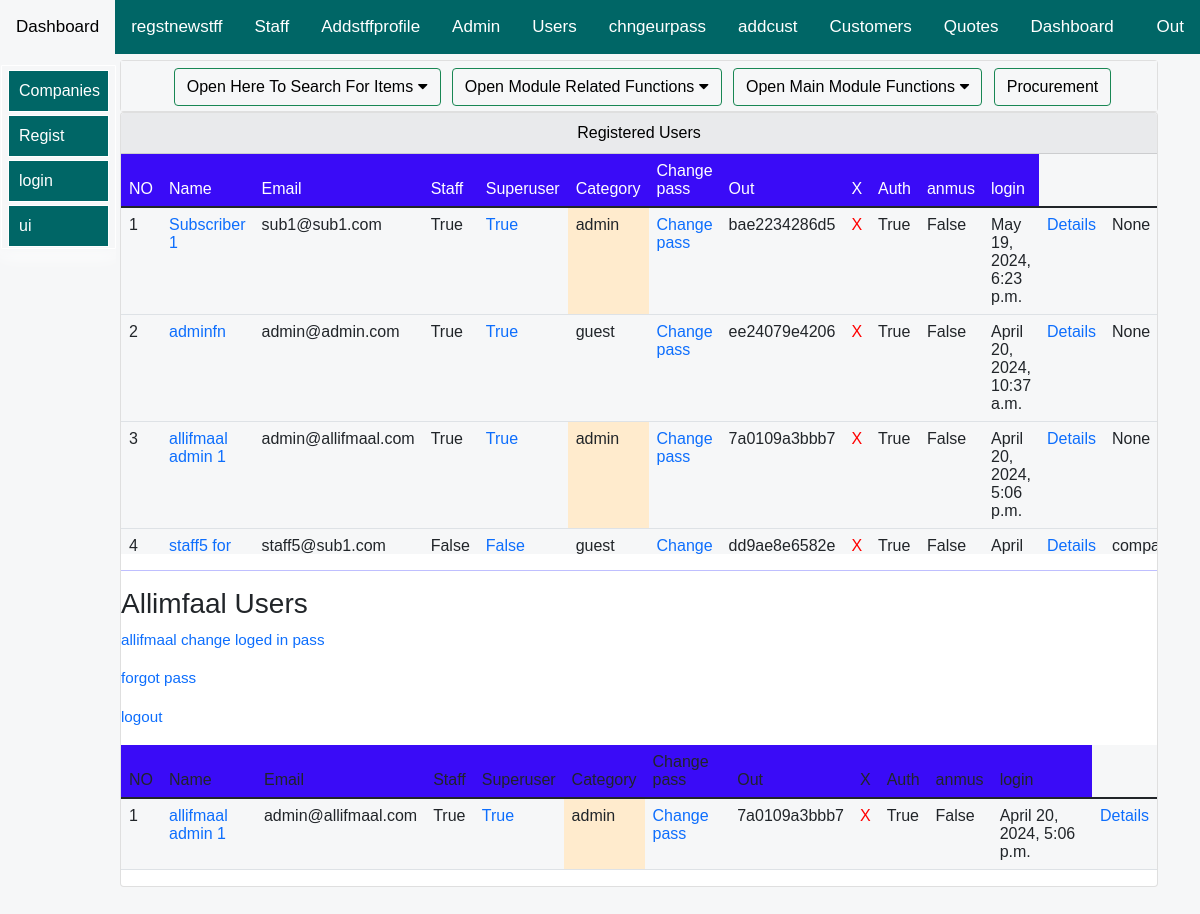
/allifmaal-erp/subscriptions/Registered/System/Users/ (signed in), run on an earlier commit of the app's database.
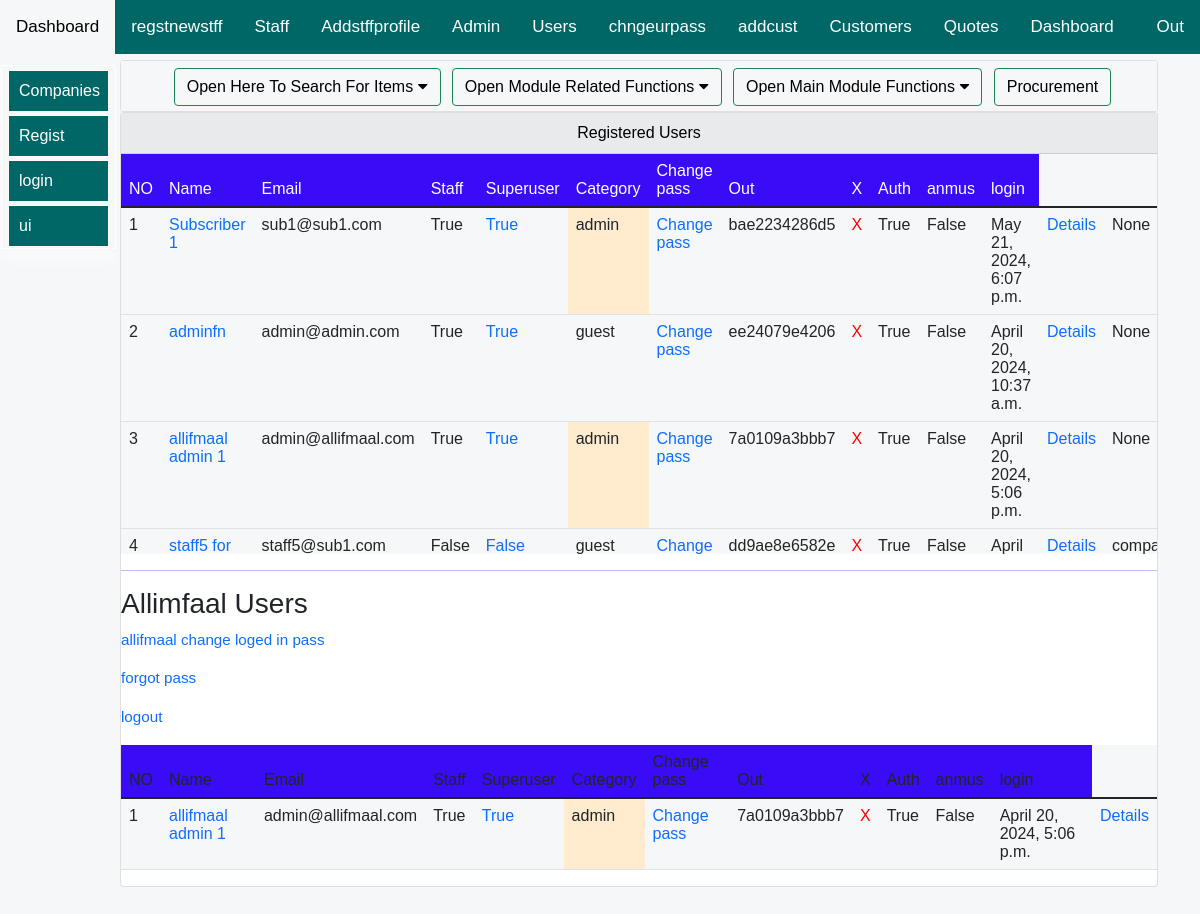
And on a later commit of the database.
### allifmaalusersapp/models.py (models this page shows, shortened)
class User(AbstractUser):# this is for creating new user... the fields are below and those from parent class
    user_level= [
    ('admin','admin'),
    ('staff', 'staff'),
    ('guest', 'guest'),
    ]
    USERNAME_FIELD = 'email'
    username = models.CharField(max_length=255, null=True,blank=True)
    email = models.EmailField(('email address'), unique=True) # changes email to unique and blank to false
    first_name= models.CharField(max_length=255, null=True,blank=False)
    last_name= models.CharField(max_length=255, null=True,blank=False)
    REQUIRED_FIELDS = ['username','first_name','last_name'] # removes email from REQUIRED_FIELDS
    user_category= models.CharField(choices=user_level, default='guest', max_length=100,null=True,blank=True)
    customuserslug= models.SlugField(max_length=500, unique=True, blank=True, null=True)
    randomfield=models.CharField(max_length=255, null=True,blank=True)
    secret_unique_id= models.CharField(null=True, blank=True, max_length=100)
    customurlslug= models.SlugField(max_length=500, unique=True, blank=True, null=True)
    url_unique_id= models.CharField(null=True, blank=True, max_length=100)
    usercompany= models.CharField(max_length=500, blank=True, null=True)
    def __str__(self):
        return self.email

### allifapp/views.py (the view)
# urls.py: path('Registered/System/Users/', views.registeredSystemUsers, name="registeredSystemUsers"),
def registeredSystemUsers(request):
    if request.user.is_authenticated:
        title="List of Registered Users"
        users=User.objects.all()
        allifmaalusers=AllifmaalUsersModel.objects.all()
        for user in users:
            print(f"caterorrrrrrrrrrr{user.user_category}")
        logged_user=request.user
        if logged_user!=None:
            user_cat=logged_user.user_category
            print(user_cat)
        context={
            "users":users,
            "user_cat":user_cat,
            "title":title,
            "allifmaalusers":allifmaalusers,
        }
        return render(request,'allifapp/users/users.html',context)
    else:
        return redirect('allifmaalusersapp:userLoginPage')

### allifapp/templates/allifapp/users/users.html (shortened to what the changed rows need)
{% extends 'allifapp/bases/subsbase.html'%}
{% load static %}
{% load crispy_forms_tags %}
{% load humanize %}
   {% block body %}
<div class="container">
    <div class="row mt-12" >
            <div class="col-md-12">
                <div class="card">
                <div class="AllifTableFixedHeader Allifmaal-scroll-table">
                    <table class="table table-layout">
                      <thead >
                        <tr class="allif-table-header-row">
                            <td>NO</td>
                            <td>Name</td>
                            <td>Email</td>
                            <td>Staff</td>
                            <td>Superuser</td>
                            <td>Category</td>
                            <td>Change pass</td>
                            <td>Out</td>
                            <td>X</td>
                            <td>Auth</td>
                            <td>anmus</td>
                            <td>login</td>
                        </tr>
                      </thead>
                      <tbody>
                        {% for items in users %}
            <tr>
            <td>
                {{forloop.counter}}
            </td>
                <td >
                    <a href="{% url 'allifmaalusersapp:editUserDetailsByAdmin' items.customuserslug %}">
                      {{items.first_name}}
                    </a>
                </td>
                <td>{{items.email}}</td>
                <td> {{items.is_staff}}</td>
                <td> <a href="{% url 'allifmaalusersapp:changeUserToSupperuserByAdmin' items.customuserslug %}">
                    {{items.is_superuser}}
                    </a>
                </td>
                {% if items.user_category == 'admin' %}
                <td style="background-color: blanchedalmond;"> {{items.user_category}}</td>
                {% else %}
                <td> {{items.user_category}}</td>
                {% endif %}
                <td> <a href="{% url 'allifmaalusersapp:changeUserPasswordByAdmin' items.customuserslug %}">
                 Change pass
                  </a>
              </td>
             <td>{{items.customuserslug}}</td>
                <td>
                    {% if user_cat == 'superuser' or user_cat == 'admin' %}
                    <a href="{% url 'allifmaalusersapp:DeleteUserByAdmin' items.customuserslug %}" style="color: red;">X</a>
                    {% else %}
                X
                {% endif %}
                </td>
                <td>
                  {{items.is_authenticated}}
                </td>
                <td>
                  {{items.is_anonymous}}
                </td>
                <td>
                  {{items.last_login}}
                </td>
                <td> <a href="{% url 'allifapp:registeredSystemUserDetails' items.customuserslug %}">
                  Details
                   </a>
               </td>
               <td>
                {{items.usercompany}}
               </td>
            </tr>
            {% endfor %}
                      </tbody>
                    </table>
                  </div>
                  <table class="table table-layout">
                    <thead >
                      <tr class="allif-table-header-row">
                          <td>NO</td>
                          <td>Name</td>
                          <td>Email</td>
                          <td>Staff</td>
                          <td>Superuser</td>
                          <td>Category</td>
                          <td>Change pass</td>
                          <td>Out</td>
                          <td>X</td>
                          <td>Auth</td>
                          <td>anmus</td>
                          <td>login</td>
                      </tr>
                    </thead>
                  </table>
                </div></div>
              </div>
</div>
   {% endblock %}

What changed in the data, as far as the page shows it:
changed User "Subscriber 1": last_login "May 19, 2024, 6:23 p.m." → "May 21, 2024, 6:07 p.m."
